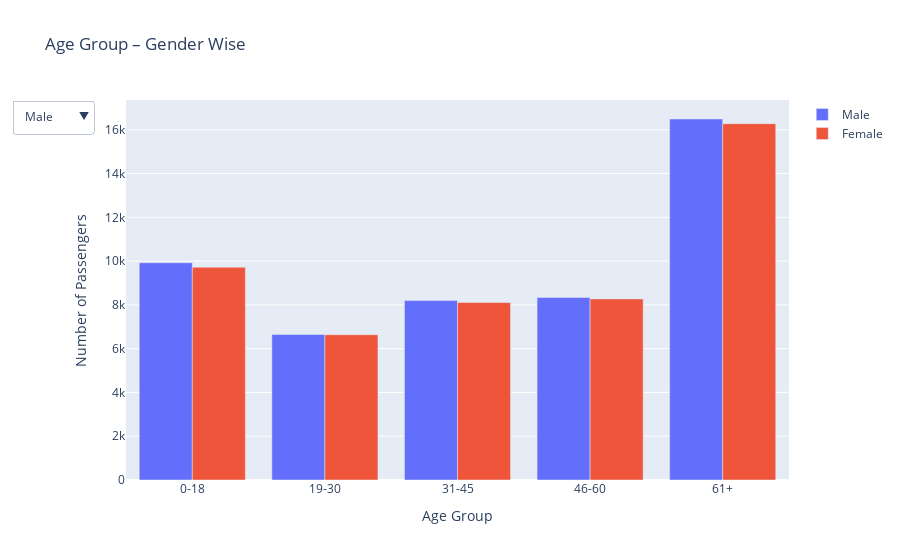

The code cell stored with this chart in its notebook:
### Markdown cell above
# Filter Pane for Genders (M/F)

### Code cell
import plotly.express as px
import plotly.graph_objects as go

# Create a filtered dataframe
def filter_gender(gender):
    return data[data['Gender'] == gender]

# Create a dropdown menu for gender selection
fig = go.Figure()

# Add traces for Male and Female
for gender in ['Male', 'Female']:
    filtered_data = filter_gender(gender)
    age_gender_counts = filtered_data.groupby(['Age Group']).size()
    fig.add_trace(go.Bar(x=age_gender_counts.index.astype(str), y=age_gender_counts.values, name=gender))

# Update layout
fig.update_layout(
    title='Age Group – Gender Wise',
    xaxis_title='Age Group',
    yaxis_title='Number of Passengers',
    barmode='group',
    updatemenus=[{
        'buttons': [
            {
                'method': 'update',
                'label': 'Male',
                'args': [{'visible': [True, False]}, {'title': 'Age Group – Male'}]
            },
            {
                'method': 'update',
                'label': 'Female',
                'args': [{'visible': [False, True]}, {'title': 'Age Group – Female'}]
            },
            {
                'method': 'update',
                'label': 'Both',
                'args': [{'visible': [True, True]}, {'title': 'Age Group – Gender Wise'}]
            }
        ],
        'direction': 'down',
        'showactive': True,
    }]
)

fig.show()

### Figure 1 — Plotly figure (JSON) as saved in the notebook; plotly's stock layout.template omitted (floating-point values rounded to 4 significant figures)
{"data": [{"name": "Male", "type": "bar", "x": ["0-18", "19-30", "31-45", "46-60", "61+"], "y": [9924, 6648, 8197, 8336, 16493]}, {"name": "Female", "type": "bar", "x": ["0-18", "19-30", "31-45", "46-60", "61+"], "y": [9722, 6636, 8109, 8275, 16279]}], "layout": {"barmode": "group", "title": {"text": "Age Group – Gender Wise"}, "updatemenus": [{"buttons": [{"args": [{"visible": [true, false]}, {"title": "Age Group – Male"}], "label": "Male", "method": "update"}, {"args": [{"visible": [false, true]}, {"title": "Age Group – Female"}], "label": "Female", "method": "update"}, {"args": [{"visible": [true, true]}, {"title": "Age Group – Gender Wise"}], "label": "Both", "method": "update"}], "direction": "down", "showactive": true}], "xaxis": {"title": {"text": "Age Group"}}, "yaxis": {"title": {"text": "Number of Passengers"}}}}
